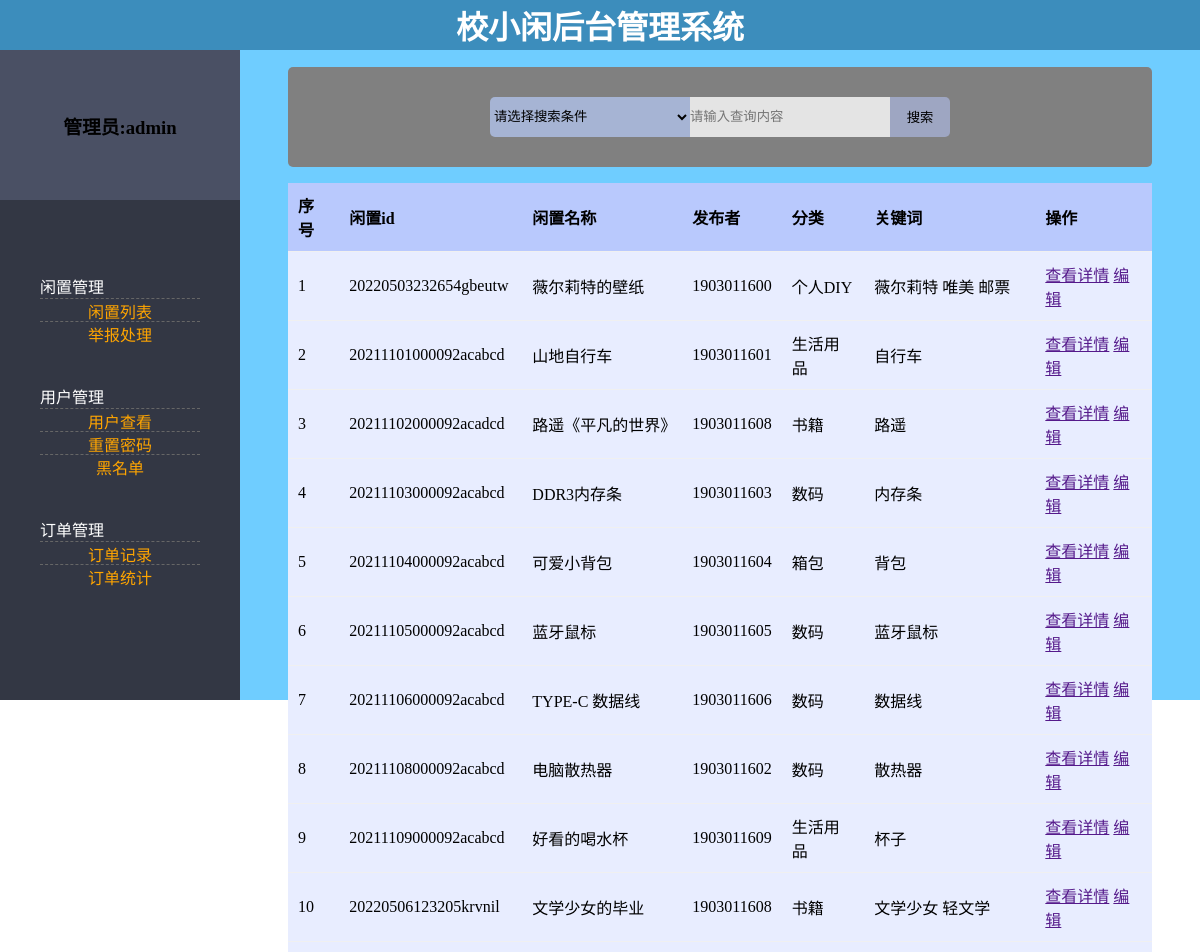
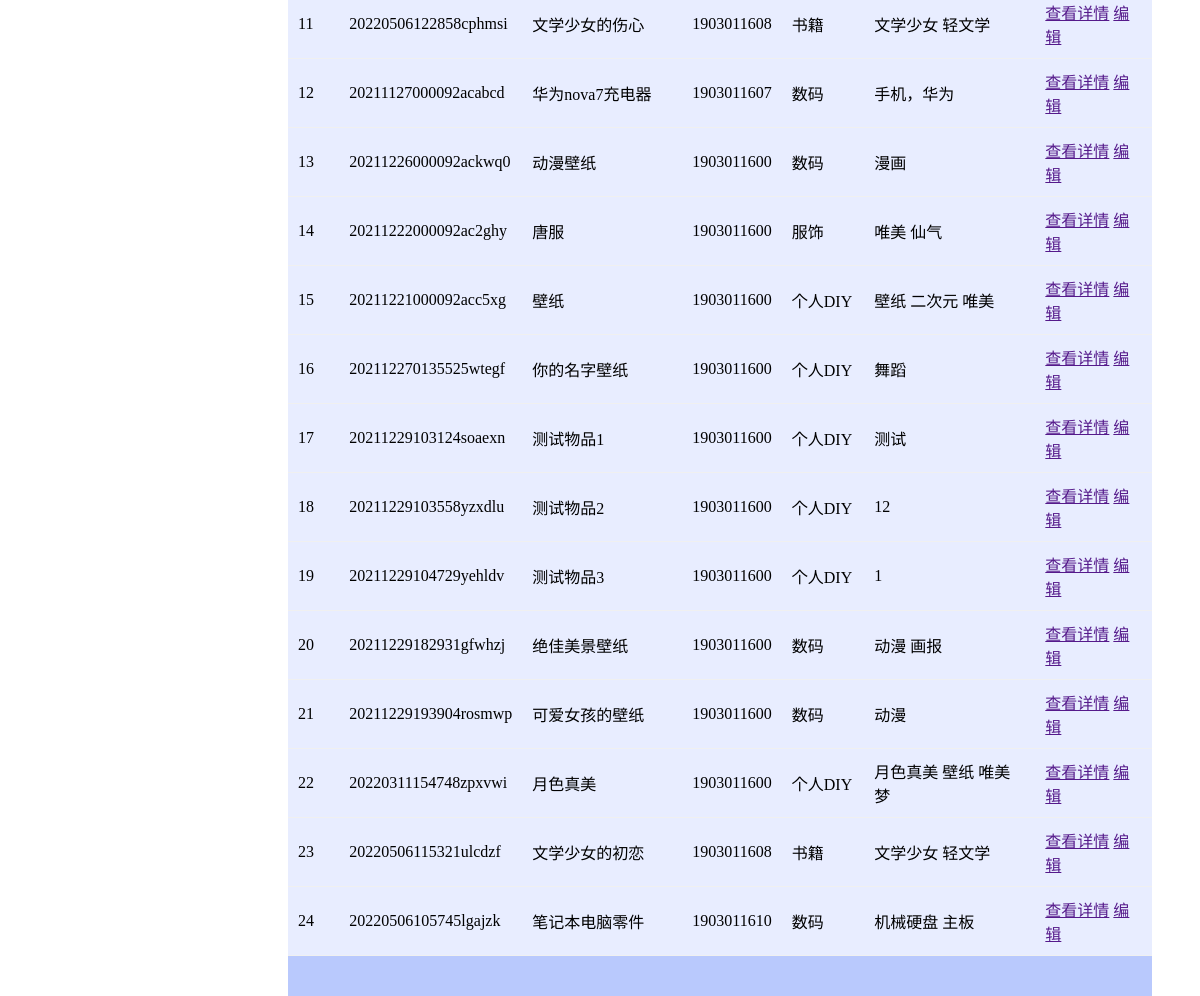
Screenshot of /admin/goodscheck.php with the database file from the repository (2 pictures, top to bottom).
### tables this page shows
CREATE TABLE `goods` (
  `goods_id` char(20) NOT NULL COMMENT '闲置物品id',
  `student_id` char(10) NOT NULL COMMENT '学号',
  `name` varchar(20) NOT NULL COMMENT '名称',
  `type` varchar(10) NOT NULL COMMENT '分类',
  `keyword` varchar(20) NOT NULL COMMENT '关键词',
  `describe` varchar(255) NOT NULL COMMENT '描述',
  `price` varchar(10) NOT NULL COMMENT '价格',
  `photo` varchar(255) NOT NULL COMMENT '图片',
  `contact` varchar(100) NOT NULL COMMENT '联系方式',
  `state` int(1) NOT NULL DEFAULT '0' COMMENT '状态(0代表发布中,1代表已售出,2代表已下架,3已删除,4黑名单)',
  PRIMARY KEY (`goods_id`)
);

### admin/goodscheck.php (the view, shortened to what this page needs)
<?php
	include_once("conn.php");
?>
<!DOCTYPE html>
<html>
	<head>
		<link rel="stylesheet" href="../css/admingoodscheck.css">
	</head>
	<body>
		<div id="top">
			<h1>校小闲后台管理系统</h1>
		</div>
		<div id="navigation">
			<div id="admin">
				<h3>管理员:admin</h3>
			</div>
			<div id="link">
				<div id="menu">
					<p>闲置管理</p>
					<ul>
						<li><a href="#">闲置列表</a></li>
						<li><a href="#">举报处理</a></li>
					</ul>
				</div>
				<div id="menu">
					<p>用户管理</p>
					<ul>
						<li><a href="#">用户查看</a></li>
						<li><a href="#">重置密码</a></li>
						<li><a href="#">黑名单</a></li>
					</ul>
				</div>
				<div id="menu">
					<p>订单管理</p>
					<ul>
						<li><a href="#">订单记录</a></li>
						<li><a href="#">订单统计</a></li>
					</ul>
				</div>
			</div>
		</div>
		<div id="content">
			<div id="search">
				<form action="">
					<select name="" required="required">
						<option disabled selected >请选择搜索条件</option>
					</select>
					<input name="" id="input1" type="text" placeholder="请输入查询内容" value="<?php if(isset($_GET[''])) echo $_GET[''];?>"/>
					<input name="" id="input2" type="submit" value="搜索" />
				</form>
			</div>
			<div id="data">
				<div id="datalist">
					<table>
						<tr>
							<th>序号</th>
							<th>闲置id</th>
							<th>闲置名称</th>
							<th>发布者</th>
							<th>分类</th>
							<th>关键词</th>
							<th>操作</th>
						</tr>
						<?php
							$sql="select * from goods";
							$result=mysqli_query($link,$sql);
							$i=0;
							while($rows=mysqli_fetch_object($result)){
								$i=$i+1;
						?>
						<tr>
							<td><?php echo $i; ?></td>
							<td><?php echo $rows->goods_id; ?></td>
							<td><?php echo $rows->name; ?></td>
							<td><?php echo $rows->student_id; ?></td>
							<td><?php echo $rows->type; ?></td>
							<td><?php echo $rows->keyword;?></td>
							<td>
								<a id="reset" href="">查看详情</a>
								<a id="reset" href="">编辑</a>
							</td>
						</tr>
						<?php } ?>
					</table>
				</div>
				<div id="datapage">
				</div>
			</div>
		</div>
	</body>
</html>

### css/admingoodscheck.css (style rules this page uses)
* { margin: 0; padding: 0; list-style: none; }
body { display: flex; flex-wrap: wrap; }
#top { display: flex; align-items: center; justify-content: center; width: 100%; height: 50px; background: #3c8dbc; }
#top h1 { color: #FFFFFF; }
#navigation { display: flex; flex-direction: column; width: 20%; height: 650px; }
#admin { display: flex; align-items: center; justify-content: center; width: 100%; height: 150px; background: #4a5064; }
#link { display: flex; flex-direction: column; align-items: center; justify-content: center; width: 100%; height: 500px; background: #333744; }
#menu { width: 160px; margin-bottom: 40px; }
#menu p { width: 160px; color: white; }
#menu ul li { display: flex; align-items: flex-start; justify-content: center; width: 160px; height: 22px; border-top: 1px dashed #666666; color: #ffffff; }
#menu ul li a { color: orange; text-decoration: none; }
#content { display: flex; flex-direction: column; justify-content: space-evenly; align-items: center; width: 80%; height: 650px; background: #6FCDFF; }
#content #search { display: flex; align-items: center; justify-content: center; width: 90%; height: 100px; background: #808080; border-radius: 5px; }
#content #search form { display: flex; }
#content #search select { width: 200px; height: 40px; background: #a6b4d4; border: 0px; border-radius: 5px 0px 0px 5px; }
#content #search #input1 { width: 200px; height: 40px; background: #e4e4e4; border: 0; border-radius: 0px 0px 0px 0px; }
#content #search #input2 { width: 60px; height: 40px; border: 0px; background: #9ea6c2; border-radius: 0px 5px 5px 0px; }
#content #data { width: 90%; height: 500px; background: #ffffff; border-radius: 5px; }
#content #data #datalist table { width: 100%; border-spacing: 0px; }
#content #data #datalist table tr { height: 40px; background: #e8edff; }
#content #data #datalist table tr:nth-child(1) { height: 40px; background: #b9c9fd; }
#content #data #datalist table th, td { border-bottom: 1px solid #f0f0f0; padding: 10px; text-align: left; }
#content #data #datapage { width: 100%; height: 40px; background: #b9c9fd; }

### rows the page displays
goods: goods_id "20220503232654gbeutw", name "薇尔莉特的壁纸", student "1903011600", type "个人DIY", keyword "薇尔莉特 唯美 邮票"
goods: goods_id "20211101000092acabcd", name "山地自行车", student "1903011601", type "生活用品", keyword "自行车"
goods: goods_id "20211102000092acadcd", name "路遥《平凡的世界》", student "1903011608", type "书籍", keyword "路遥"
goods: goods_id "20211103000092acabcd", name "DDR3内存条", student "1903011603", type "数码", keyword "内存条"
goods: goods_id "20211104000092acabcd", name "可爱小背包", student "1903011604", type "箱包", keyword "背包"
goods: goods_id "20211105000092acabcd", name "蓝牙鼠标", student "1903011605", type "数码", keyword "蓝牙鼠标"
goods: goods_id "20211106000092acabcd", name "TYPE-C 数据线", student "1903011606", type "数码", keyword "数据线"
goods: goods_id "20211108000092acabcd", name "电脑散热器", student "1903011602", type "数码", keyword "散热器"
goods: goods_id "20211109000092acabcd", name "好看的喝水杯", student "1903011609", type "生活用品", keyword "杯子"
goods: goods_id "20220506123205krvnil", name "文学少女的毕业", student "1903011608", type "书籍", keyword "文学少女 轻文学"
goods: goods_id "20220506122858cphmsi", name "文学少女的伤心", student "1903011608", type "书籍", keyword "文学少女 轻文学"
goods: goods_id "20211127000092acabcd", name "华为nova7充电器", student "1903011607", type "数码", keyword "手机，华为"
goods: goods_id "20211226000092ackwq0", name "动漫壁纸", student "1903011600", type "数码", keyword "漫画"
goods: goods_id "20211222000092ac2ghy", name "唐服", student "1903011600", type "服饰", keyword "唯美 仙气"
goods: goods_id "20211221000092acc5xg", name "壁纸", student "1903011600", type "个人DIY", keyword "壁纸 二次元 唯美"
goods: goods_id "202112270135525wtegf", name "你的名字壁纸", student "1903011600", type "个人DIY", keyword "舞蹈"
goods: goods_id "20211229103124soaexn", name "测试物品1", student "1903011600", type "个人DIY", keyword "测试"
goods: goods_id "20211229103558yzxdlu", name "测试物品2", student "1903011600", type "个人DIY", keyword "12"
goods: goods_id "20211229104729yehldv", name "测试物品3", student "1903011600", type "个人DIY", keyword "1"
goods: goods_id "20211229182931gfwhzj", name "绝佳美景壁纸", student "1903011600", type "数码", keyword "动漫 画报"
goods: goods_id "20211229193904rosmwp", name "可爱女孩的壁纸", student "1903011600", type "数码", keyword "动漫"
goods: goods_id "20220311154748zpxvwi", name "月色真美", student "1903011600", type "个人DIY", keyword "月色真美 壁纸 唯美 梦"
goods: goods_id "20220506115321ulcdzf", name "文学少女的初恋", student "1903011608", type "书籍", keyword "文学少女 轻文学"
goods: goods_id "20220506105745lgajzk", name "笔记本电脑零件", student "1903011610", type "数码", keyword "机械硬盘 主板"
